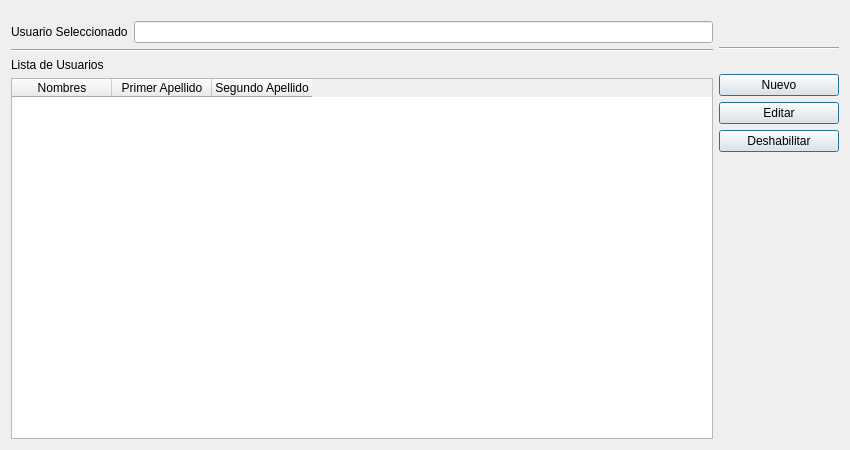
<?xml version="1.0" encoding="UTF-8"?>
<ui version="4.0">
 <class>UI_USER</class>
 <widget class="QWidget" name="UI_USER">
  <property name="geometry">
   <rect>
    <x>0</x>
    <y>0</y>
    <width>850</width>
    <height>450</height>
   </rect>
  </property>
  <property name="windowTitle">
   <string>Form</string>
  </property>
  <layout class="QGridLayout" name="gridLayout_4">
   <item row="0" column="0">
    <layout class="QGridLayout" name="gridLayout_3">
     <item row="0" column="0">
      <layout class="QGridLayout" name="gridLayout_2">
       <item row="0" column="0" colspan="2">
        <spacer name="horizontalSpacer_2">
         <property name="orientation">
          <enum>Qt::Horizontal</enum>
         </property>
         <property name="sizeHint" stdset="0">
          <size>
           <width>668</width>
           <height>10</height>
          </size>
         </property>
        </spacer>
       </item>
       <item row="1" column="0">
        <widget class="QLabel" name="label">
         <property name="text">
          <string>Usuario Seleccionado</string>
         </property>
        </widget>
       </item>
       <item row="1" column="1">
        <widget class="QLineEdit" name="lineEdit"/>
       </item>
       <item row="3" column="0">
        <widget class="QLabel" name="label_2">
         <property name="text">
          <string>Lista de Usuarios</string>
         </property>
        </widget>
       </item>
       <item row="4" column="0" colspan="2">
        <widget class="QTableWidget" name="tableWidget">
         <column>
          <property name="text">
           <string>Nombres</string>
          </property>
         </column>
         <column>
          <property name="text">
           <string>Primer Apellido</string>
          </property>
         </column>
         <column>
          <property name="text">
           <string>Segundo Apellido</string>
          </property>
         </column>
        </widget>
       </item>
       <item row="2" column="0" colspan="2">
        <widget class="Line" name="line_2">
         <property name="orientation">
          <enum>Qt::Horizontal</enum>
         </property>
        </widget>
       </item>
      </layout>
     </item>
     <item row="0" column="1">
      <layout class="QGridLayout" name="gridLayout">
       <item row="0" column="0">
        <spacer name="horizontalSpacer">
         <property name="orientation">
          <enum>Qt::Horizontal</enum>
         </property>
         <property name="sizeType">
          <enum>QSizePolicy::Fixed</enum>
         </property>
         <property name="sizeHint" stdset="0">
          <size>
           <width>120</width>
           <height>10</height>
          </size>
         </property>
        </spacer>
       </item>
       <item row="4" column="0">
        <widget class="QPushButton" name="pushButton_Nuevo">
         <property name="text">
          <string>   Nuevo   </string>
         </property>
         <property name="icon">
          <iconset resource="Icons/Icons.qrc">
           <normaloff>:/Icons/1348112114_notification_add.png</normaloff>:/Icons/1348112114_notification_add.png</iconset>
         </property>
         <property name="iconSize">
          <size>
           <width>32</width>
           <height>32</height>
          </size>
         </property>
         <property name="shortcut">
          <string>Ctrl+N</string>
         </property>
         <property name="default">
          <bool>true</bool>
         </property>
        </widget>
       </item>
       <item row="5" column="0">
        <widget class="QPushButton" name="pushButton_Editar">
         <property name="text">
          <string>   Editar   </string>
         </property>
         <property name="icon">
          <iconset resource="Icons/Icons.qrc">
           <normaloff>:/Icons/1348112116_file_edit.png</normaloff>:/Icons/1348112116_file_edit.png</iconset>
         </property>
         <property name="iconSize">
          <size>
           <width>32</width>
           <height>32</height>
          </size>
         </property>
         <property name="default">
          <bool>true</bool>
         </property>
        </widget>
       </item>
       <item row="6" column="0">
        <widget class="QPushButton" name="pushButton_Deshabilitar">
         <property name="text">
          <string>   Deshabilitar   </string>
         </property>
         <property name="icon">
          <iconset resource="Icons/Icons.qrc">
           <normaloff>:/Icons/notification_error.png</normaloff>:/Icons/notification_error.png</iconset>
         </property>
         <property name="iconSize">
          <size>
           <width>32</width>
           <height>32</height>
          </size>
         </property>
         <property name="default">
          <bool>true</bool>
         </property>
        </widget>
       </item>
       <item row="7" column="0">
        <spacer name="verticalSpacer">
         <property name="orientation">
          <enum>Qt::Vertical</enum>
         </property>
         <property name="sizeHint" stdset="0">
          <size>
           <width>20</width>
           <height>40</height>
          </size>
         </property>
        </spacer>
       </item>
       <item row="1" column="0">
        <spacer name="verticalSpacer_2">
         <property name="orientation">
          <enum>Qt::Vertical</enum>
         </property>
         <property name="sizeType">
          <enum>QSizePolicy::Minimum</enum>
         </property>
         <property name="sizeHint" stdset="0">
          <size>
           <width>20</width>
           <height>26</height>
          </size>
         </property>
        </spacer>
       </item>
       <item row="2" column="0">
        <widget class="Line" name="line">
         <property name="orientation">
          <enum>Qt::Horizontal</enum>
         </property>
        </widget>
       </item>
       <item row="3" column="0">
        <spacer name="verticalSpacer_3">
         <property name="orientation">
          <enum>Qt::Vertical</enum>
         </property>
         <property name="sizeType">
          <enum>QSizePolicy::Fixed</enum>
         </property>
         <property name="sizeHint" stdset="0">
          <size>
           <width>20</width>
           <height>18</height>
          </size>
         </property>
        </spacer>
       </item>
      </layout>
     </item>
    </layout>
   </item>
  </layout>
 </widget>
 <resources>
  <include location="Icons/Icons.qrc"/>
 </resources>
 <connections/>
</ui>
